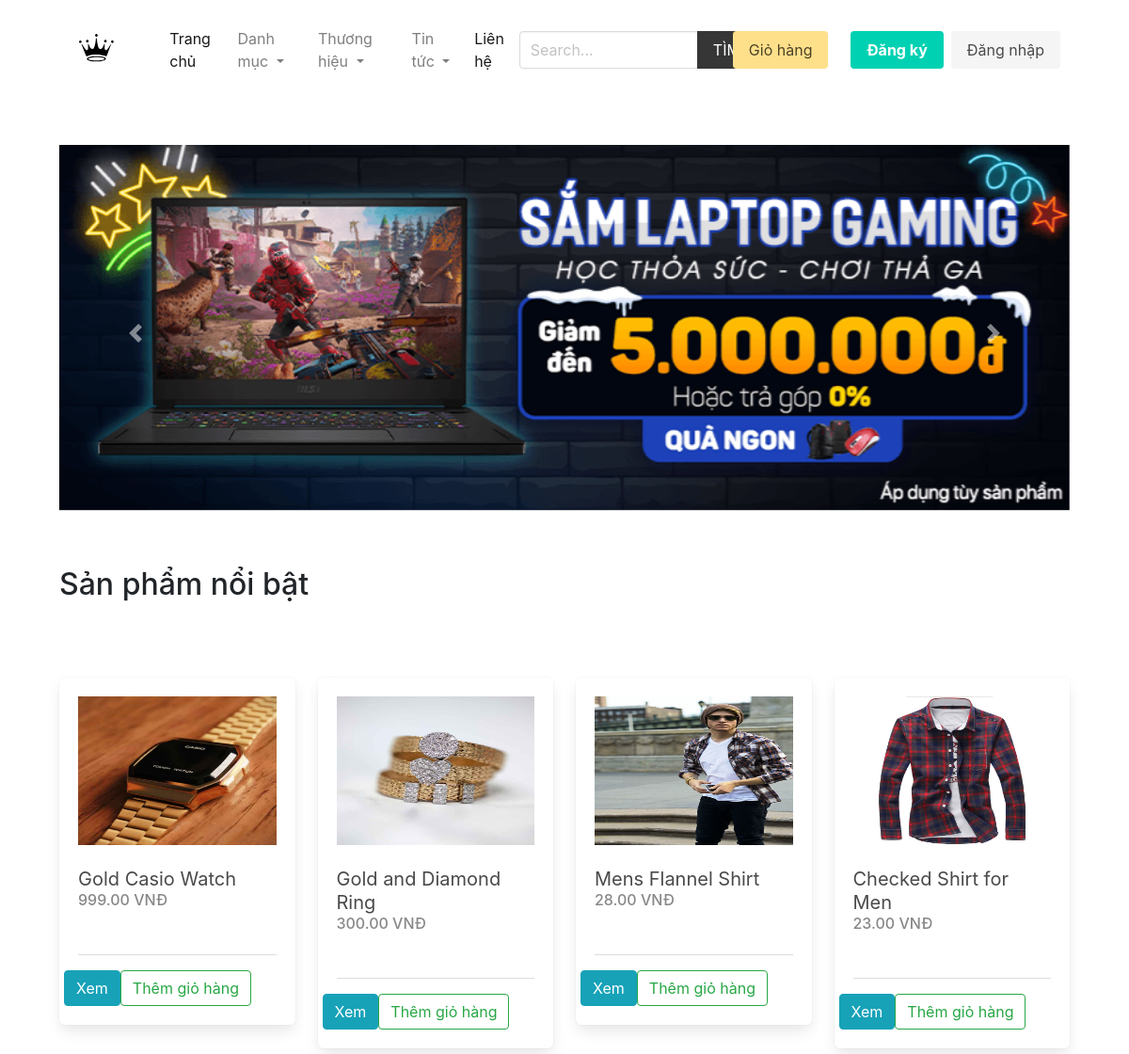
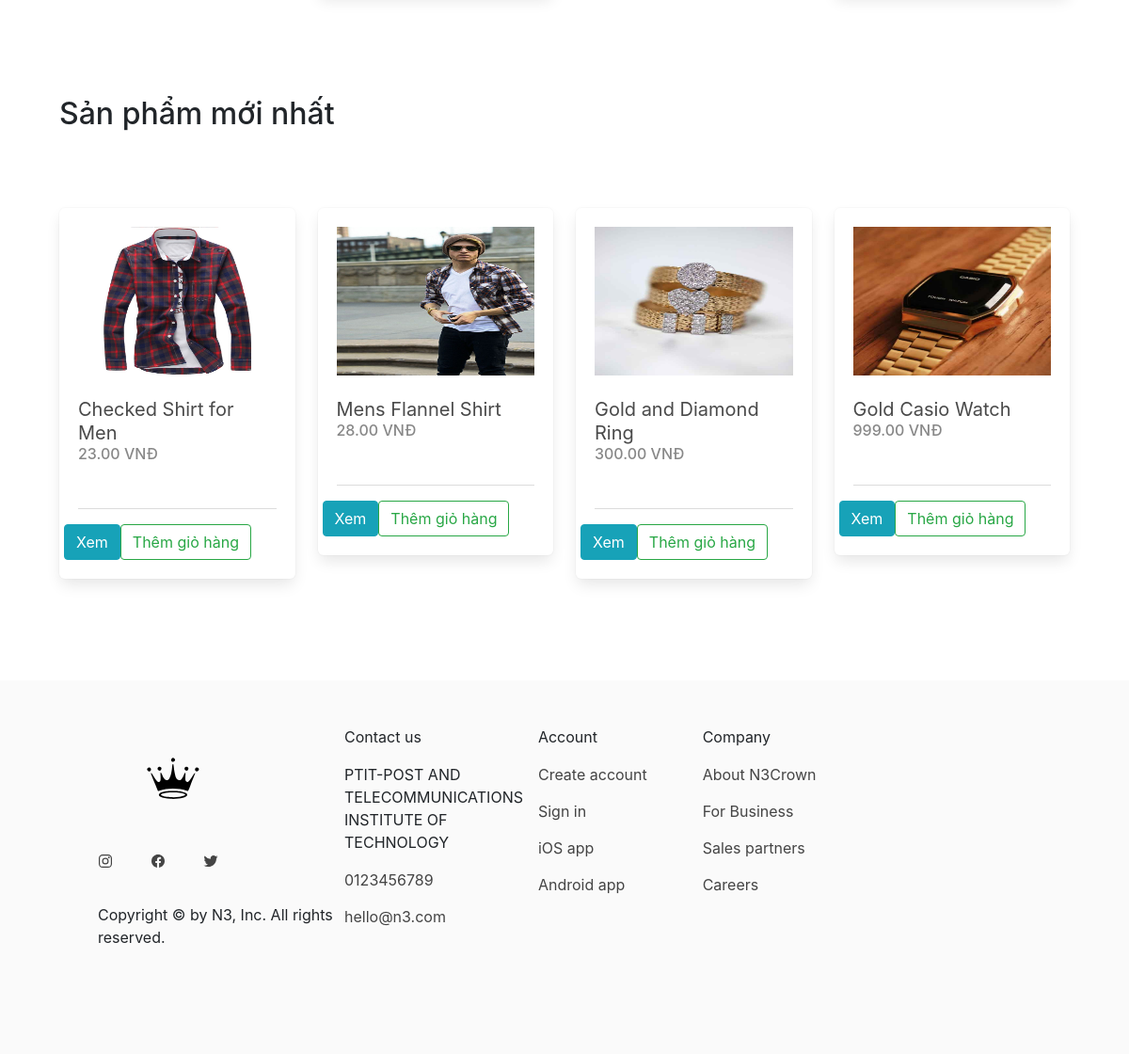
The page / on the database its author committed (2 pictures, top to bottom).
### product/models.py (models this page shows, shortened)
class Product(models.Model):
    category = models.ForeignKey(Category, related_name='products', on_delete=models.CASCADE)
    brand = models.ForeignKey(Brand, related_name='products', on_delete=models.CASCADE,default=None)
    title = models.CharField(max_length=50)
    slug = models.SlugField(max_length=55)
    description = models.TextField(blank=True, null=True)
    price = models.DecimalField(max_digits=6, decimal_places=2)
    added_date = models.DateTimeField(auto_now_add=True)
    image = models.ImageField(upload_to='uploads/', blank=True, null=True)
    quantity = models.IntegerField(default=None)
    class Meta:
        ordering = ['-added_date']

### core/views.py (the view)
# urls.py: path('', views.frontpage, name="home"),
def frontpage(request):
    newest_products = Product.objects.order_by('id')[0:8]
    hot_product = Product.objects.all()[0:8]
    context = {
        'newest_products': newest_products,
        'hot_product': hot_product,
    }
    return render(request, 'core/frontpage.html', context)

### cart/cart.py (called while the page is built)
    def __len__(self):
        return sum(item['quantity'] for item in self.cart.values())

### cart/context_processors.py (called while the page is built)
def cart(request):
    return {'cart': Cart(request)}

### product/context_processors.py (called while the page is built)
def menu_categories(request):
    categories = Category.objects.all()
    brands = Brand.objects.all()
    cate_posts = cate_post.objects.all()
    return {'categories': categories, 'brands':brands,'cate_posts': cate_posts}

### templates/core/frontpage.html (shortened to what this page needs)
{% extends 'core/base.html' %}
{% block content %}
        <div id="carouselExampleControls" class="carousel slide" data-ride="carousel">
          <div class="carousel-inner" style="height: 400px;">
            <div class="carousel-item active">
              <img class="d-block w-100" src="http://127.0.0.1:8000/media/uploads/830-300-830x300-104.png" alt="First slide">
            </div>
          </div>
          <a class="carousel-control-prev" href="#carouselExampleControls" role="button" data-slide="prev">
            <span class="carousel-control-prev-icon" aria-hidden="true"></span>
          </a>
          <a class="carousel-control-next" href="#carouselExampleControls" role="button" data-slide="next">
            <span class="carousel-control-next-icon" aria-hidden="true"></span>
          </a>
        </div>
    <div class="columns is-multiline mb-6">
        <div class="column is-12 has-test-centered mt-6 mb-6">
            <h2 class="is-size-3">Sản phẩm nổi bật</h2>
        </div>
        {% for product in hot_product %}
            {% include 'product/parts/list_item.html' %}
        {% endfor %}
    </div>
    <div class="columns is-multiline mb-6">
        <div class="column is-12 has-test-centered mt-6 mb-6">
            <h2 class="is-size-3">Sản phẩm mới nhất</h2>
        </div>
        {% for product in newest_products %}
            {% include 'product/parts/list_item.html' %}
        {% endfor %}
    </div>
{% endblock content %}

### templates/product/parts/list_item.html (shortened to what this page needs)
<div class="column is-3 product-list-item">
    <div class="box">
        <figure class="image is-4by3 mb-4">
            <img src="{{ product.image.url }}" alt="{{product.title}}">
        </figure>
        <h2 class="subtitle">{{product.title}}</h2>
        <h3 class="price is-size-6 mb-5">{{product.price}} VNĐ</h3>
        <hr>
        <div class="row">
            <a href="{% url 'product:product' product.category.slug product.slug %}" class="btn btn-info">Xem</a>
            <form method="post" action="{% url 'product:product' product.category.slug product.slug %}">
                <div class="field has-addons">
                    <button class="btn btn-outline-success">Thêm giỏ hàng</button>
                </div>
            </form>
        </div>
    </div>
</div>

### core/static/css/main.css (style rules this page uses)
.product-list-item .box .subtitle { margin-bottom: 0; }
.product-list-item .box .price { color: #888; }

### rows shown on the page
Product: image (picture), title "Gold Casio Watch", price "999.00"
Product: image (picture), title "Gold and Diamond Ring", price "300.00"
Product: image (picture), title "Mens Flannel Shirt", price "28.00"
Product: image (picture), title "Checked Shirt for Men", price "23.00"
